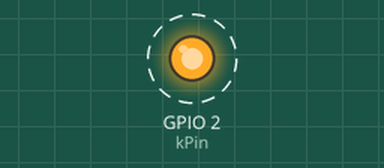
A program run on a simulated ESP32. Parts: output pins drawn as LEDs (lit = HIGH). Dashed ring = blinking. What the program prints to the serial monitor is not drawn.

Above: at 0.2 s.
Timing chart, 0 to 3.0 s (numbered marks = the images above):
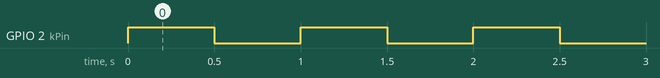

The program:

main.cpp
```cpp
// Builds on every board in platformio.ini. It only proves the toolchain; it is never flashed.
#include <Arduino.h>

static const int kPin = 2;

void setup() {
  Serial.begin(115200);
  pinMode(kPin, OUTPUT);
}

void loop() {
  digitalWrite(kPin, !digitalRead(kPin));
  Serial.println("jorah-bench");
  delay(500);
}
```

Measured:
- by itself, GPIO 2 (kPin): alternates HIGH for 0.50 s and LOW for 0.50 s
